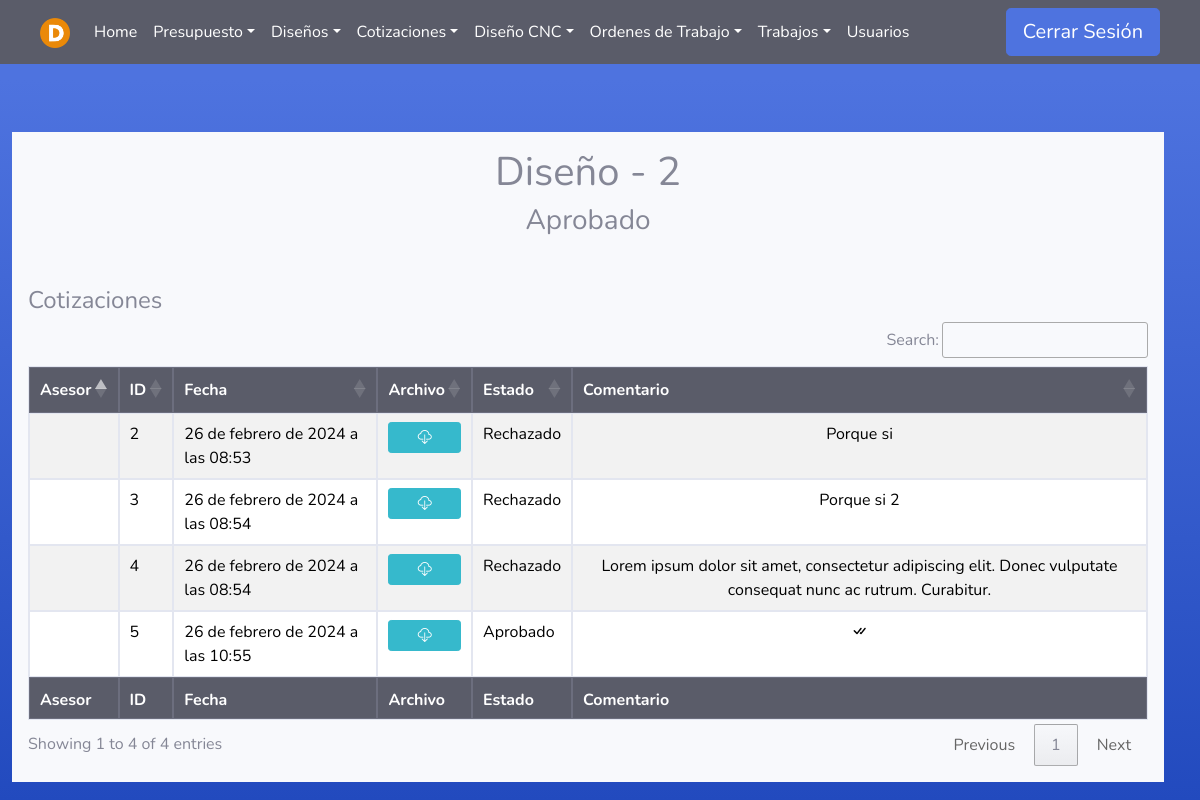
The app's page /Presupuesto/Informacion/Diseno/2/ (signed in) with its own data.
### Asesores/models.py (models this page shows)
class Diseno(models.Model):
    usuario = models.ForeignKey(User, on_delete=models.PROTECT, null=False, blank=False)
    presupuesto = models.ForeignKey(Presupuesto, on_delete=models.PROTECT, null=False, blank=False)
    fecha = models.DateTimeField(auto_now_add=True)
    estado=models.TextField(null=True, blank=True, default='Diseñando')
    comentario=models.TextField(null=True, blank=True)
    archivo = models.FileField( upload_to='media/disenosPresupuestos/',null=False, blank=False)

### Cotizadores/models.py (models this page shows)
class Cotizacion(models.Model):
    cotizador = models.ForeignKey(User, on_delete=models.PROTECT, null=False, blank=False)
    diseno = models.ForeignKey(Diseno, on_delete=models.PROTECT, null=True, blank=False)
    fecha = models.DateTimeField(auto_now_add=True)
    estado=models.TextField(null=True, blank=True, default='Esperando aprobación')
    comentario=models.TextField(null=True, blank=True)
    archivo = models.FileField(upload_to='media/cotizaciones/', null=False, blank=False)

### Asesores/views.py (the view)
# urls.py: path('Informacion/Diseno/<diseno_id>/', asesor_views.listado_cotizaciones_diseno , name='verCotizaciones'),
@login_required(login_url='index')
def listado_cotizaciones_diseno(request, diseno_id):
    user = request.user
    if (user.groups.filter(name='Asesor').exists() or user.groups.filter(name='Administrador').exists() or user.is_superuser or user.groups.filter(name='Designer').exists()):
        diseno = get_object_or_404(Diseno, pk=diseno_id)
        cotizacion = Cotizacion.objects.filter(diseno_id=diseno)
        return render(request,'Asesor/listado_cotizaciones_diseno.html', {'diseno':diseno, 'cotizacion': cotizacion})
    else:
        error = "No tienes permiso para acceder a esta página."
        return render(request, '404.html', {'error': error})

### Templates/Asesor/listado_cotizaciones_diseno.html
{% extends 'tables.html' %}
{% block botones%}
<div class="text-center">
    <h1>Diseño - {{diseno.id}}</h1>
    <h3>{{diseno.estado}}</h3>
</div>
<br>
<div style="justify-content: space-between;" class="mt-3">
    <h4>Cotizaciones</h4>
</div>
{% endblock %}
{% load static %}
{% block head %}
{% if user.is_superuser or user.groups.all.0.name == "Administrador" %}
<th>Asesor</th>
{% endif %}
<th>ID</th>
<th>Fecha</th>
<th>Archivo</th>
<th>Estado</th>
<th>Comentario</th>
{% endblock %}
{% block tbody %}
{% for coti in cotizacion %}
<tr>
    {% if user.is_superuser or user.groups.all.0.name == "Administrador" %}
    <td>{{ coti.asesor.first_name}} {{ coti.asesor.last_name}}</td>
    {% endif %}
    <td>{{ coti.id }}</td>
    <td>{{ coti.fecha }}</td>
    <td>
        <div>
            <div class="text-center">
                <a class="btn btn-info btn-sm btn-block" href="{% url 'descargar_archivo_Cotizacion' id=coti.id %}" download>
                    <i class="bi bi-cloud-download"></i>
                </a>
            </div>
        </div>
    </td>
    <td>{{ coti.estado }}</td>
    <td>
        <div style="text-align: center; align-items: center; ">
            {% if coti.estado == 'Esperando aprobación' %}
                <div class="text-center">
                    <a style="margin-bottom: 5px; width: 100%;" class="btn btn-success btn-md" href="/Presupuesto/Cotizacion/Aprobado/{{coti.diseno.presupuesto.id}}/{{coti.id}}"><i class="bi bi-check-circle"></i></a>
                    <button style="margin-bottom: 5px; width: 100%;" class="btn btn-danger btn-md" type="button" data-bs-toggle="modal" data-bs-target="#editCotizacionModal">
                        <i class="bi bi-x-octagon"></i>
                    </button>
                </div>
                <script>
                    function rechazarCotizacion() {
                        var comentarioValue = $('#comentario').val();
                        var cotizacionId = $('#id').val();
                        var disenoId = $('#disenoId').val(); // assuming you have a hidden input with the presupuestoId
                        var url = '/Presupuesto/Cotizacion/Rechazado/' + disenoId + '/' + cotizacionId + '/?comentario=' + encodeURIComponent(comentarioValue);
                        window.location.href = url;
                    }
                </script>
                <div class="modal fade" id="editCotizacionModal" data-bs-backdrop="static" data-bs-keyboard="false" tabindex="-1" aria-labelledby="editCotizacionModalLabel" aria-hidden="true">
                    <div class="modal-dialog">
                        <div class="modal-content">
                            <div class="modal-header">
                                <h5 class="modal-title" id="editCotizacionModalLabel">Rechazar cotizacion</h5>
                                <button type="button" class="btn-close" data-bs-dismiss="modal" aria-label="Close"></button>
                            </div>
                            {% csrf_token %}
                            <div class="modal-body">
                                <div>
                                    <input type="hidden" class="form-control" name="id" id="id" value={{coti.id}} >
                                    <input type="hidden" class="form-control" name="disenoId" id="disenoId" value={{coti.diseno.presupuesto.id}} >
                                </div>
                                <div>
                                    <label for="comentario">Motivo de rechazo:</label>
                                    <textarea class="form-control" name="comentario" id="comentario" required> </textarea>
                                </div>
                            </div>
                            <div class="modal-footer">
                                <button type="button" class="btn btn-secondary" data-bs-dismiss="modal">Cerrar</button>
                                <button type="button" class="btn btn-primary" onclick="rechazarCotizacion()">Rechazar</button>
                            </div>
                        </div>
                    </div>
                </div>
            {% elif coti.estado == 'Rechazado' %}
                {{ coti.comentario }}
            {% elif coti.estado == 'Aprobado' %}
                <i class="bi bi-check-all"></i>
            {% endif %}
        </div>
    </td>
</tr>
{% endfor %}
{% endblock %}
{% block footer %}
{% if user.is_superuser or user.groups.all.0.name == "Administrador" %}
<th>Asesor</th>
{% endif %}
<th>ID</th>
<th>Fecha</th>
<th>Archivo</th>
<th>Estado</th>
<th>Comentario</th>
{% endblock %}

### static/css/navbars.css (style rules this page uses)
body { padding-bottom: 20px; }

### records on screen
Diseno: id "2", estado "Aprobado"
Cotizacion: id "2", fecha "26 de febrero de 2024 a las 08:53", estado "Rechazado", comentario "Porque si"
Cotizacion: id "3", fecha "26 de febrero de 2024 a las 08:54", estado "Rechazado", comentario "Porque si 2"
Cotizacion: id "4", fecha "26 de febrero de 2024 a las 08:54", estado "Rechazado", comentario "Lorem ipsum dolor sit amet, consectetur adipiscing elit. Donec vulputate consequat nunc ac rutrum. Curabitur."
Cotizacion: id "5", fecha "26 de febrero de 2024 a las 10:55", estado "Aprobado"
